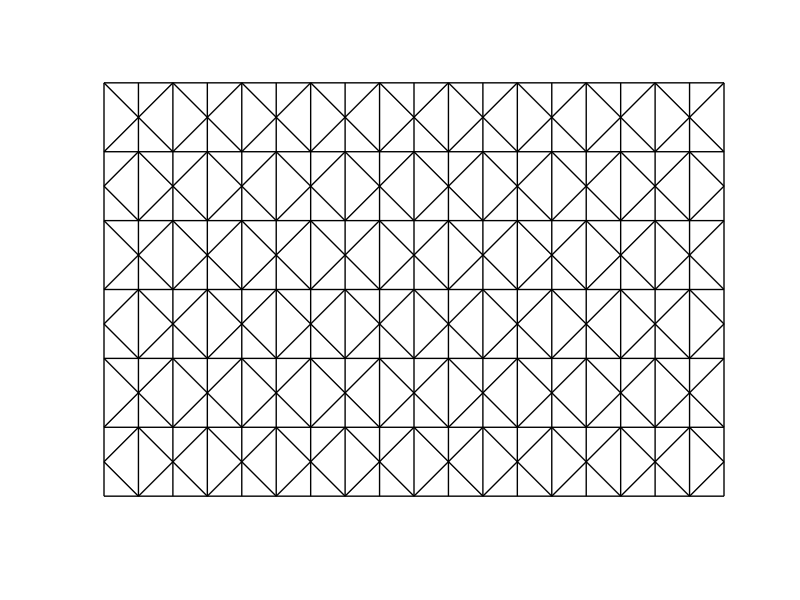

The MATLAB source for this figure: (Note: this script raises an error after producing the figure.)
%Generates figures used for lasercutting origami collapsing sphere
%Save output figures as .svg then pop over to a cutter
%Nathan Justus - Feb 1, 2024

clear all

%% Define design parameters and cutfile storage location

%Unit length
L = 1;
%Number of rows
R = 6;
%Number of columns
C = 9;


%Line width for plotting
lw = 1;
%Check if figures folder exists, make it if not
if ~exist('origamiFigures','dir')
    mkdir('origamiFigures');
end
%Make folder to save figures
mkdir('origamiFigures',['Sphere_','R',num2str(R),'C',num2str(C)]);
%File preamble
pbl = ['origamiFigures\','Sphere_','R',num2str(R),'C',num2str(C),'\'];
%File ending
fend = ['_R',num2str(R),'C',num2str(C),'.svg'];
%Boolean to close figures after generating and saving
closeTheFigures = false;

%% Generate etch-pattern for main cylinder

%Set up figure for plotting
fig1 = figure(1);
clf;
hold on;
set(fig1,'Units','inches');

for row = 1:R
    for col = 1:C

        xL = (col-1)*L;
        xm = xL + L/2;
        xR = xL + L;
        yB = (row-1)*L;
        ym = yB + L/2;
        yT = yB + L;

        if mod(row,2)
            xs = [xL,xm,xR,xm,xL];
            ys = [ym,yT,ym,yB,ym];
            plot(xs,ys,'k','LineWidth',lw);
        else
            x1s = [xL,xm,xR];
            y1s = [yT,ym,yT];
            x2s = [xL,xm,xR];
            y2s = [yB,ym,yB];
            plot(x1s,y1s,'k','LineWidth',lw);
            plot(x2s,y2s,'k','LineWidth',lw);
        end

    end
end

for i = 1:(R+1)
    y = L*(i-1);
    plot([0,C*L],[y,y],'k','LineWidth',lw);
end
for j = 1:.5:(C+1)
    x = L*(j-1);
    plot([x,x],[0,R*L],'k','LineWidth',lw);
end

set(gca,'xtick',[])
set(gca,'xticklabel',[])
set(gca,'ytick',[])
set(gca,'yticklabel',[])
set(gca,'visible','off');
axis equal;
axis off;

axis([0,C*L,0,R*L]);
fig1.Position = [1,1,C*L,R*L];
saveas(fig1,[pbl,'SphereEtch',fend]);

%% Generate the cut pattern outline for the sphere
%Can do a separate figure or just plot a different color on the same plot
fig2 = figure(2);
clf;
hold on;
set(fig2,'Units','inches');

%Draw the perimeter box
xs = [0,C*L,C*L,0,0];
ys = [0,0,R*L,R*L,0];
plot(xs,ys,'r','LineWidth',lw);

set(gca,'xtick',[])
set(gca,'xticklabel',[])
set(gca,'ytick',[])
set(gca,'yticklabel',[])
set(gca,'visible','off');
axis equal;
axis off;

axis([0,C*L,0,R*L]);
fig2.Position = [1,1,C*L,R*L];
saveas(fig2,[pbl,'SphereCut',fend]);

if closeTheFigures
    close all
end

